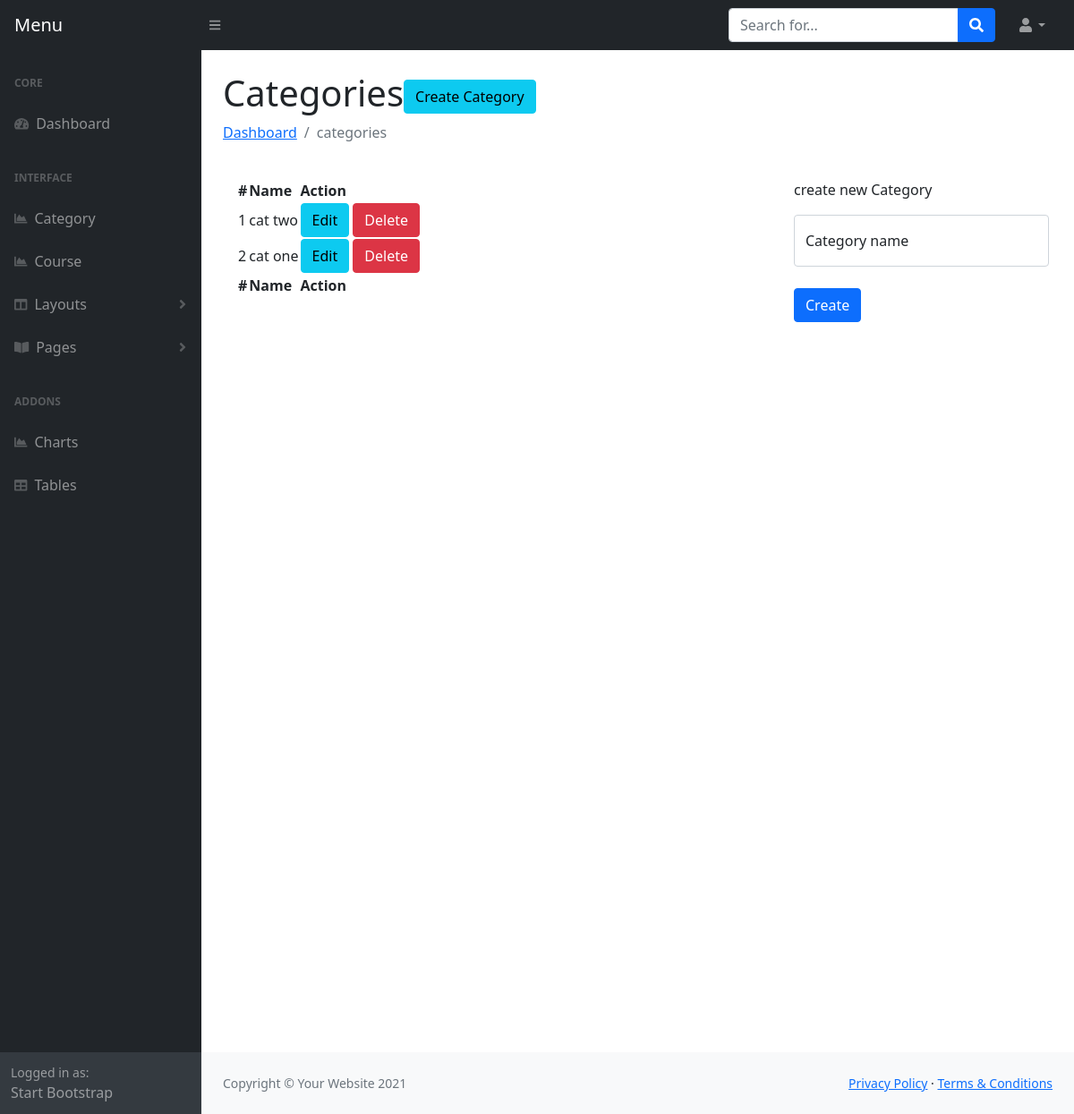
Before: /admin/category.php (signed in) with the older database file.
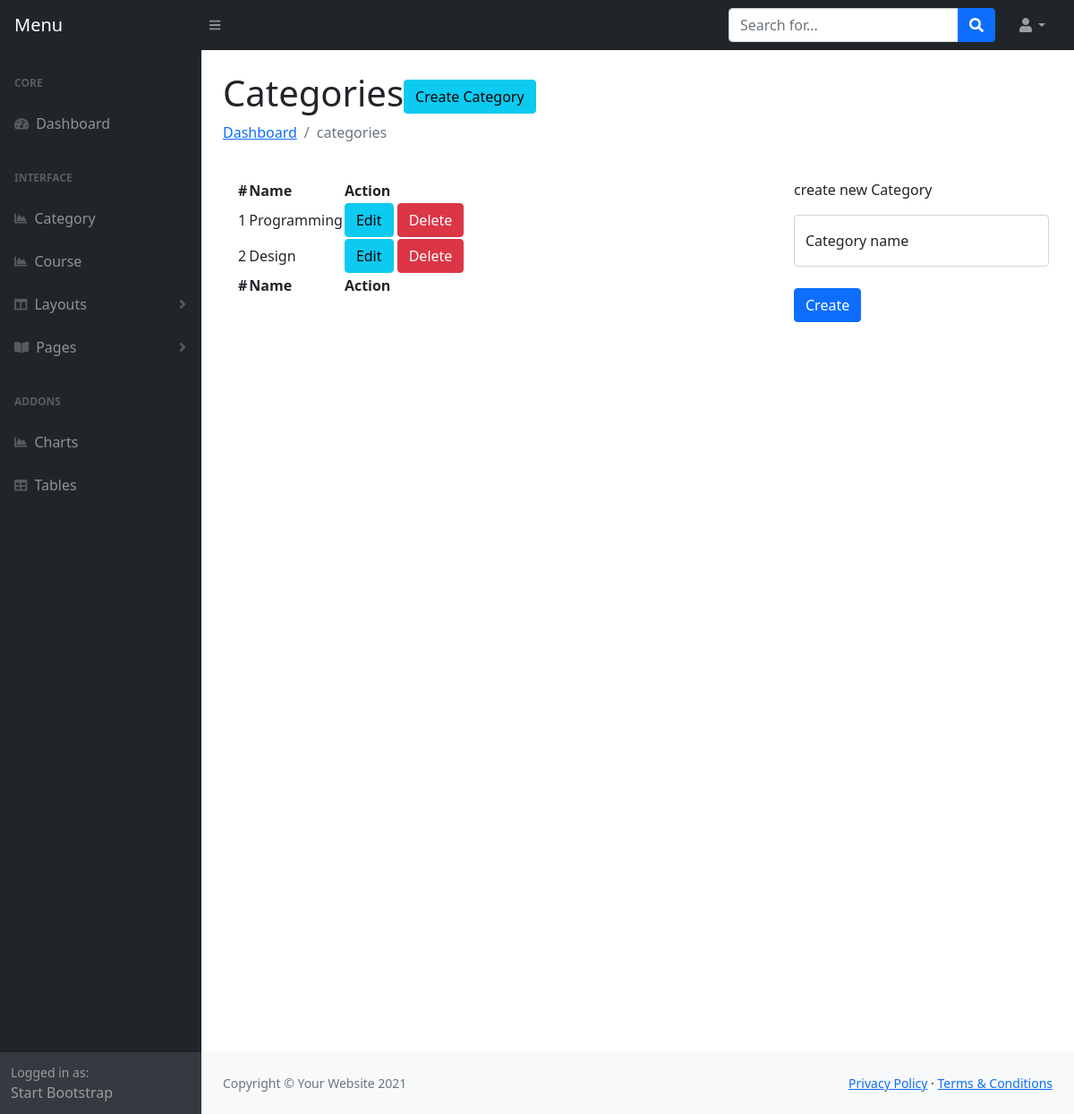
After: the same page with the newer database file.
### tables this page shows
CREATE TABLE `categories` (
  `cat_id` int(11) NOT NULL,
  `cat_name` varchar(191) NOT NULL,
  `is_active` tinyint(4) NOT NULL DEFAULT 0
);

### admin/category.php (the view, shortened to what this page needs)
<?php
include 'header.php';
        $query = "SELECT * FROM categories where is_active=0 Order By cat_id desc";
        $result = $con->query($query);
?>
<main>
    <div class="container-fluid px-4">
    <h1 class="mt-4">Categories<a class="btn btn-info" href="createcar.php">Create Category</a></h1>
                        <ol class="breadcrumb mb-4">
                            <li class="breadcrumb-item"><a href="index.php">Dashboard</a></li>
                            <li class="breadcrumb-item active">categories</li>
                        </ol>
        <div class="row">
            <div class="col-md-8">
                <div class="card-body">
                    <table id="datatablesSimple">
                        <thead>
                            <tr>
                                <th>#</th>
                                <th>Name</th>
                                <th>Action</th>
                            </tr>
                        </thead>
                        <tfoot>
                            <tr>
                                <th>#</th>
                                <th>Name</th>
                                <th>Action</th>
                            </tr>
                        </tfoot>
                        <tbody>
<?php
if ($result->num_rows > 0) {
    foreach ($result as $key => $value) {
?>
                            <tr>
                                <td><?php echo $key+1; ?></td>
                                <td><?php echo $value['cat_name']; ?></td>
                                <td>
                                    <a class="btn btn-info" href="?editid=<?php echo $value['cat_id']; ?>">Edit</a>
                                    <a class="btn btn-danger" href="?delid=<?php echo $value['cat_id']; ?>">Delete</a>
                                </td>
                            </tr>
<?php } } ?>
                        </tbody>
                    </table>
                </div>
            </div>
            <div class="card-body col-md-4">
                <p cla ss="mt-4">create new Category</p>
                <?php
                if (isset($_GET['editid']) && !empty($_GET['editid'])) {
                    $editid=$_GET['editid'];
                    $singlecatquery = "SELECT * FROM categories WHERE cat_id=$editid";
                    $getsinglecat = $con->query($singlecatquery);
                    if ($getsinglecat->num_rows > 0) {
                      $catvalue = mysqli_fetch_array($getsinglecat);
                  }
                ?>
            <form method="post" action="">
                <div class="form-floating">
                    <input class="form-control"  type="text" value="<?php echo $catvalue['cat_name']; ?>" name="cat_name" />
                    <label for="inputEmail">Category name</label>
                </div>
                <div class="d-flex align-items-center justify-content-between mt-4 mb-0">
                    <button class="btn btn-primary" type="submit" name="edit">Create</button>
                </div>
            </form>
            <?php } else{?>
                <form method="post" action="">
                <div class="form-floating">
                    <input class="form-control" id="inputEmail" type="text" placeholder="" name="cat_name" />
                    <label for="inputEmail">Category name</label>
                </div>
                <div class="d-flex align-items-center justify-content-between mt-4 mb-0">
                    <button class="btn btn-primary" type="submit" name="create">Create</button>
                </div>
            </form>
            <?php } ?>
            </div>
        </div>
        <div style="height: 100vh"></div>
    </div>
</main>
<?php include 'footer.php'; ?>

Changed rows visible on the page:
changed categories: cat_name "cat two" → "Programming"
changed categories: cat_name "cat one" → "Design"
